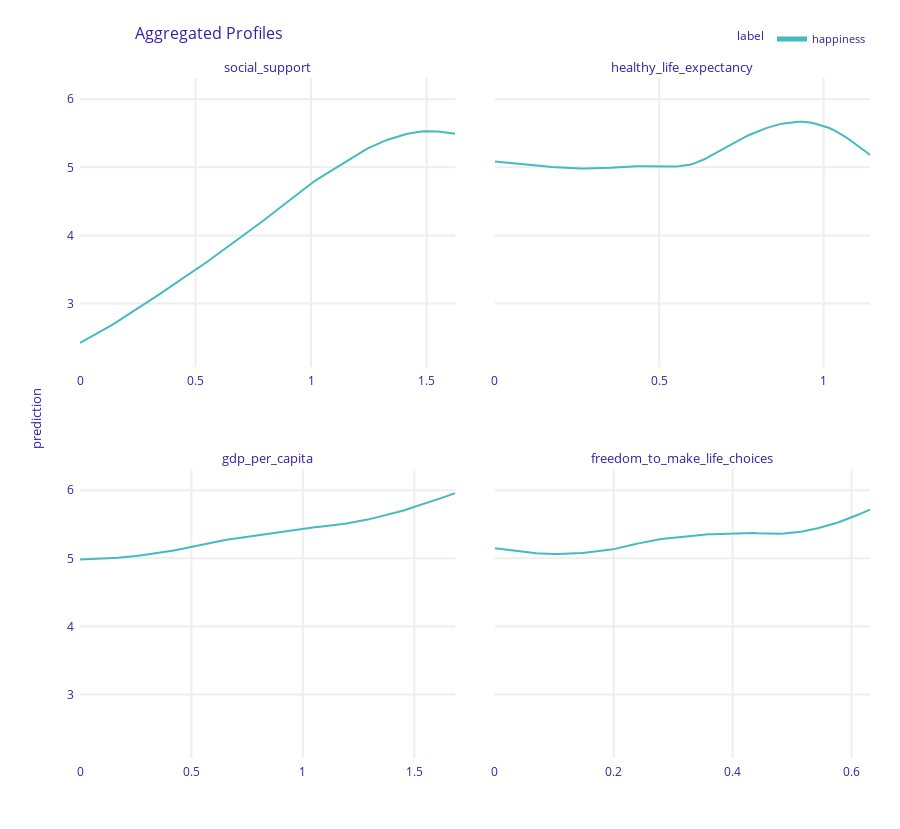

Write notebook code for a chart like this one.
### Code cell
explainer.model_profile().plot(variables=['social_support', 'healthy_life_expectancy',
                                          'gdp_per_capita', 'freedom_to_make_life_choices'])

### Figure 1 — Plotly figure (JSON) as saved in the notebook; plotly's stock layout.template omitted (floating-point values rounded to 4 significant figures; data arrays with more than 128 entries replaced by an {"elided": "..."} marker saying what was removed)
{"data": [{"customdata": {"elided": "101x3 mixed values"}, "hovertemplate": "<b>%{hovertext}</b><br><br>prediction=%{y:.3f}<br>mean_prediction=%{customdata[0]:.3f}<extra></extra>", "hovertext": ["happiness", "happiness", "happiness", "happiness", "happiness", "happiness", "happiness", "happiness", "happiness", "happiness", "happiness", "happiness", "happiness", "happiness", "happiness", "happiness", "happiness", "happiness", "happiness", "happiness", "happiness", "happiness", "happiness", "happiness", "happiness", "happiness", "happiness", "happiness", "happiness", "happiness", "happiness", "happiness", "happiness", "happiness", "happiness", "happiness", "happiness", "happiness", "happiness", "happiness", "happiness", "happiness", "happiness", "happiness", "happiness", "happiness", "happiness", "happiness", "happiness", "happiness", "happiness", "happiness", "happiness", "happiness", "happiness", "happiness", "happiness", "happiness", "happiness", "happiness", "happiness", "happiness", "happiness", "happiness", "happiness", "happiness", "happiness", "happiness", "happiness", "happiness", "happiness", "happiness", "happiness", "happiness", "happiness", "happiness", "happiness", "happiness", "happiness", "happiness", "happiness", "happiness", "happiness", "happiness", "happiness", "happiness", "happiness", "happiness", "happiness", "happiness", "happiness", "happiness", "happiness", "happiness", "happiness", "happiness", "happiness", "happiness", "happiness", "happiness", "happiness"], "legendgroup": "happiness", "line": {"color": "#46bac2", "dash": "solid", "width": 2}, "marker": {"symbol": "circle"}, "mode": "lines", "name": "happiness", "opacity": 1, "orientation": "v", "showlegend": true, "type": "scatter", "x": [0, 0.01624, 0.03248, 0.04872, 0.06496, 0.0812, 0.09744, 0.1137, 0.1299, 0.1462, 0.1624, 0.1786, 0.1949, 0.2111, 0.2274, 0.2436, 0.2598, 0.2761, 0.2923, 0.3086, 0.3248, 0.341, 0.3573, 0.3735, 0.3898, 0.406, 0.4222, 0.4385, 0.4547, 0.471, 0.4872, 0.5034, 0.5197, 0.5359, 0.5522, 0.5684, 0.5846, 0.6009, 0.6171, 0.6334, 0.6496, 0.6658, 0.6821, 0.6983, 0.7146, 0.7308, 0.747, 0.7633, 0.7795, 0.7958, 0.812, 0.8282, 0.8445, 0.8607, 0.877, 0.8932, 0.9094, 0.9257, 0.9419, 0.9582, 0.9744, 0.9906, 1.007, 1.023, 1.039, 1.056, 1.072, 1.088, 1.104, 1.121, 1.137, 1.153, 1.169, 1.186, 1.202, 1.218, 1.234, 1.25, 1.267, 1.283, 1.299, 1.315, 1.332, 1.348, 1.364, 1.38, 1.397, 1.413, 1.429, 1.445, 1.462, 1.478, 1.494, 1.51, 1.527, 1.543, 1.559, 1.575, 1.592, 1.608, 1.624], "xaxis": "x3", "y": [2.422, 2.451, 2.481, 2.511, 2.541, 2.572, 2.603, 2.636, 2.669, 2.702, 2.737, 2.772, 2.807, 2.842, 2.876, 2.912, 2.948, 2.983, 3.02, 3.057, 3.094, 3.131, 3.168, 3.204, 3.24, 3.277, 3.313, 3.35, 3.387, 3.424, 3.461, 3.499, 3.538, 3.578, 3.617, 3.657, 3.696, 3.736, 3.776, 3.816, 3.855, 3.895, 3.936, 3.976, 4.017, 4.058, 4.098, 4.139, 4.181, 4.223, 4.266, 4.31, 4.354, 4.397, 4.44, 4.485, 4.528, 4.572, 4.617, 4.66, 4.701, 4.741, 4.779, 4.815, 4.85, 4.884, 4.917, 4.949, 4.982, 5.016, 5.052, 5.086, 5.121, 5.153, 5.186, 5.222, 5.256, 5.286, 5.313, 5.339, 5.362, 5.385, 5.405, 5.424, 5.443, 5.462, 5.477, 5.49, 5.501, 5.513, 5.521, 5.528, 5.531, 5.533, 5.532, 5.527, 5.522, 5.516, 5.511, 5.503, 5.494], "yaxis": "y3"}, {"customdata": {"elided": "101x3 mixed values"}, "hovertemplate": "<b>%{hovertext}</b><br><br>prediction=%{y:.3f}<br>mean_prediction=%{customdata[0]:.3f}<extra></extra>", "hovertext": ["happiness", "happiness", "happiness", "happiness", "happiness", "happiness", "happiness", "happiness", "happiness", "happiness", "happiness", "happiness", "happiness", "happiness", "happiness", "happiness", "happiness", "happiness", "happiness", "happiness", "happiness", "happiness", "happiness", "happiness", "happiness", "happiness", "happiness", "happiness", "happiness", "happiness", "happiness", "happiness", "happiness", "happiness", "happiness", "happiness", "happiness", "happiness", "happiness", "happiness", "happiness", "happiness", "happiness", "happiness", "happiness", "happiness", "happiness", "happiness", "happiness", "happiness", "happiness", "happiness", "happiness", "happiness", "happiness", "happiness", "happiness", "happiness", "happiness", "happiness", "happiness", "happiness", "happiness", "happiness", "happiness", "happiness", "happiness", "happiness", "happiness", "happiness", "happiness", "happiness", "happiness", "happiness", "happiness", "happiness", "happiness", "happiness", "happiness", "happiness", "happiness", "happiness", "happiness", "happiness", "happiness", "happiness", "happiness", "happiness", "happiness", "happiness", "happiness", "happiness", "happiness", "happiness", "happiness", "happiness", "happiness", "happiness", "happiness", "happiness", "happiness"], "legendgroup": "happiness", "line": {"color": "#46bac2", "dash": "solid", "width": 2}, "marker": {"symbol": "circle"}, "mode": "lines", "name": "happiness", "opacity": 1, "orientation": "v", "showlegend": false, "type": "scatter", "x": [0, 0.01141, 0.02282, 0.03423, 0.04564, 0.05705, 0.06846, 0.07987, 0.09128, 0.1027, 0.1141, 0.1255, 0.1369, 0.1483, 0.1597, 0.1711, 0.1826, 0.194, 0.2054, 0.2168, 0.2282, 0.2396, 0.251, 0.2624, 0.2738, 0.2853, 0.2967, 0.3081, 0.3195, 0.3309, 0.3423, 0.3537, 0.3651, 0.3765, 0.3879, 0.3993, 0.4108, 0.4222, 0.4336, 0.445, 0.4564, 0.4678, 0.4792, 0.4906, 0.502, 0.5134, 0.5249, 0.5363, 0.5477, 0.5591, 0.5705, 0.5819, 0.5933, 0.6047, 0.6161, 0.6276, 0.639, 0.6504, 0.6618, 0.6732, 0.6846, 0.696, 0.7074, 0.7188, 0.7302, 0.7417, 0.7531, 0.7645, 0.7759, 0.7873, 0.7987, 0.8101, 0.8215, 0.8329, 0.8443, 0.8558, 0.8672, 0.8786, 0.89, 0.9014, 0.9128, 0.9242, 0.9356, 0.947, 0.9584, 0.9698, 0.9813, 0.9927, 1.004, 1.015, 1.027, 1.038, 1.05, 1.061, 1.073, 1.084, 1.095, 1.107, 1.118, 1.13, 1.141], "xaxis": "x4", "y": [5.084, 5.078, 5.072, 5.066, 5.06, 5.055, 5.049, 5.044, 5.038, 5.033, 5.028, 5.024, 5.02, 5.015, 5.011, 5.006, 5.002, 4.998, 4.995, 4.992, 4.989, 4.986, 4.984, 4.982, 4.982, 4.982, 4.983, 4.985, 4.987, 4.989, 4.99, 4.993, 4.997, 5.002, 5.007, 5.01, 5.013, 5.015, 5.016, 5.016, 5.015, 5.013, 5.012, 5.012, 5.011, 5.011, 5.011, 5.011, 5.012, 5.015, 5.02, 5.027, 5.039, 5.055, 5.073, 5.095, 5.122, 5.153, 5.183, 5.214, 5.245, 5.278, 5.311, 5.344, 5.375, 5.403, 5.43, 5.454, 5.479, 5.504, 5.527, 5.549, 5.569, 5.587, 5.605, 5.621, 5.635, 5.645, 5.652, 5.66, 5.666, 5.67, 5.671, 5.668, 5.66, 5.648, 5.634, 5.619, 5.602, 5.581, 5.556, 5.527, 5.495, 5.463, 5.427, 5.39, 5.351, 5.31, 5.267, 5.225, 5.182], "yaxis": "y4"}, {"customdata": {"elided": "101x3 mixed values"}, "hovertemplate": "<b>%{hovertext}</b><br><br>prediction=%{y:.3f}<br>mean_prediction=%{customdata[0]:.3f}<extra></extra>", "hovertext": ["happiness", "happiness", "happiness", "happiness", "happiness", "happiness", "happiness", "happiness", "happiness", "happiness", "happiness", "happiness", "happiness", "happiness", "happiness", "happiness", "happiness", "happiness", "happiness", "happiness", "happiness", "happiness", "happiness", "happiness", "happiness", "happiness", "happiness", "happiness", "happiness", "happiness", "happiness", "happiness", "happiness", "happiness", "happiness", "happiness", "happiness", "happiness", "happiness", "happiness", "happiness", "happiness", "happiness", "happiness", "happiness", "happiness", "happiness", "happiness", "happiness", "happiness", "happiness", "happiness", "happiness", "happiness", "happiness", "happiness", "happiness", "happiness", "happiness", "happiness", "happiness", "happiness", "happiness", "happiness", "happiness", "happiness", "happiness", "happiness", "happiness", "happiness", "happiness", "happiness", "happiness", "happiness", "happiness", "happiness", "happiness", "happiness", "happiness", "happiness", "happiness", "happiness", "happiness", "happiness", "happiness", "happiness", "happiness", "happiness", "happiness", "happiness", "happiness", "happiness", "happiness", "happiness", "happiness", "happiness", "happiness", "happiness", "happiness", "happiness", "happiness"], "legendgroup": "happiness", "line": {"color": "#46bac2", "dash": "solid", "width": 2}, "marker": {"symbol": "circle"}, "mode": "lines", "name": "happiness", "opacity": 1, "orientation": "v", "showlegend": false, "type": "scatter", "x": [0, 0.01684, 0.03368, 0.05052, 0.06736, 0.0842, 0.101, 0.1179, 0.1347, 0.1516, 0.1684, 0.1852, 0.2021, 0.2189, 0.2358, 0.2526, 0.2694, 0.2863, 0.3031, 0.32, 0.3368, 0.3536, 0.3705, 0.3873, 0.4042, 0.421, 0.4378, 0.4547, 0.4715, 0.4884, 0.5052, 0.522, 0.5389, 0.5557, 0.5726, 0.5894, 0.6062, 0.6231, 0.6399, 0.6568, 0.6736, 0.6904, 0.7073, 0.7241, 0.741, 0.7578, 0.7746, 0.7915, 0.8083, 0.8252, 0.842, 0.8588, 0.8757, 0.8925, 0.9094, 0.9262, 0.943, 0.9599, 0.9767, 0.9936, 1.01, 1.027, 1.044, 1.061, 1.078, 1.095, 1.111, 1.128, 1.145, 1.162, 1.179, 1.196, 1.212, 1.229, 1.246, 1.263, 1.28, 1.297, 1.314, 1.33, 1.347, 1.364, 1.381, 1.398, 1.415, 1.431, 1.448, 1.465, 1.482, 1.499, 1.516, 1.532, 1.549, 1.566, 1.583, 1.6, 1.617, 1.633, 1.65, 1.667, 1.684], "xaxis": "x", "y": [4.984, 4.987, 4.991, 4.993, 4.997, 4.999, 5.001, 5.003, 5.005, 5.007, 5.009, 5.013, 5.017, 5.022, 5.028, 5.035, 5.042, 5.05, 5.056, 5.062, 5.07, 5.078, 5.086, 5.096, 5.106, 5.116, 5.126, 5.138, 5.15, 5.162, 5.174, 5.186, 5.199, 5.211, 5.223, 5.234, 5.244, 5.253, 5.263, 5.273, 5.282, 5.29, 5.297, 5.306, 5.313, 5.321, 5.329, 5.338, 5.347, 5.356, 5.365, 5.374, 5.383, 5.391, 5.399, 5.406, 5.413, 5.42, 5.427, 5.434, 5.442, 5.448, 5.454, 5.46, 5.465, 5.47, 5.476, 5.482, 5.489, 5.496, 5.504, 5.512, 5.521, 5.53, 5.54, 5.55, 5.562, 5.575, 5.587, 5.601, 5.614, 5.628, 5.641, 5.655, 5.669, 5.684, 5.7, 5.717, 5.734, 5.751, 5.768, 5.786, 5.803, 5.822, 5.841, 5.861, 5.88, 5.9, 5.92, 5.939, 5.959], "yaxis": "y"}, {"customdata": {"elided": "101x3 mixed values"}, "hovertemplate": "<b>%{hovertext}</b><br><br>prediction=%{y:.3f}<br>mean_prediction=%{customdata[0]:.3f}<extra></extra>", "hovertext": ["happiness", "happiness", "happiness", "happiness", "happiness", "happiness", "happiness", "happiness", "happiness", "happiness", "happiness", "happiness", "happiness", "happiness", "happiness", "happiness", "happiness", "happiness", "happiness", "happiness", "happiness", "happiness", "happiness", "happiness", "happiness", "happiness", "happiness", "happiness", "happiness", "happiness", "happiness", "happiness", "happiness", "happiness", "happiness", "happiness", "happiness", "happiness", "happiness", "happiness", "happiness", "happiness", "happiness", "happiness", "happiness", "happiness", "happiness", "happiness", "happiness", "happiness", "happiness", "happiness", "happiness", "happiness", "happiness", "happiness", "happiness", "happiness", "happiness", "happiness", "happiness", "happiness", "happiness", "happiness", "happiness", "happiness", "happiness", "happiness", "happiness", "happiness", "happiness", "happiness", "happiness", "happiness", "happiness", "happiness", "happiness", "happiness", "happiness", "happiness", "happiness", "happiness", "happiness", "happiness", "happiness", "happiness", "happiness", "happiness", "happiness", "happiness", "happiness", "happiness", "happiness", "happiness", "happiness", "happiness", "happiness", "happiness", "happiness", "happiness", "happiness"], "legendgroup": "happiness", "line": {"color": "#46bac2", "dash": "solid", "width": 2}, "marker": {"symbol": "circle"}, "mode": "lines", "name": "happiness", "opacity": 1, "orientation": "v", "showlegend": false, "type": "scatter", "x": [0, 0.00631, 0.01262, 0.01893, 0.02524, 0.03155, 0.03786, 0.04417, 0.05048, 0.05679, 0.0631, 0.06941, 0.07572, 0.08203, 0.08834, 0.09465, 0.101, 0.1073, 0.1136, 0.1199, 0.1262, 0.1325, 0.1388, 0.1451, 0.1514, 0.1578, 0.1641, 0.1704, 0.1767, 0.183, 0.1893, 0.1956, 0.2019, 0.2082, 0.2145, 0.2208, 0.2272, 0.2335, 0.2398, 0.2461, 0.2524, 0.2587, 0.265, 0.2713, 0.2776, 0.2839, 0.2903, 0.2966, 0.3029, 0.3092, 0.3155, 0.3218, 0.3281, 0.3344, 0.3407, 0.347, 0.3534, 0.3597, 0.366, 0.3723, 0.3786, 0.3849, 0.3912, 0.3975, 0.4038, 0.4101, 0.4165, 0.4228, 0.4291, 0.4354, 0.4417, 0.448, 0.4543, 0.4606, 0.4669, 0.4732, 0.4796, 0.4859, 0.4922, 0.4985, 0.5048, 0.5111, 0.5174, 0.5237, 0.53, 0.5363, 0.5427, 0.549, 0.5553, 0.5616, 0.5679, 0.5742, 0.5805, 0.5868, 0.5931, 0.5994, 0.6058, 0.6121, 0.6184, 0.6247, 0.631], "xaxis": "x2", "y": [5.148, 5.14, 5.133, 5.126, 5.12, 5.113, 5.107, 5.101, 5.094, 5.088, 5.082, 5.077, 5.073, 5.07, 5.068, 5.066, 5.065, 5.064, 5.065, 5.066, 5.068, 5.072, 5.075, 5.079, 5.083, 5.088, 5.094, 5.099, 5.105, 5.113, 5.12, 5.129, 5.139, 5.15, 5.163, 5.177, 5.19, 5.203, 5.216, 5.229, 5.241, 5.252, 5.263, 5.272, 5.281, 5.289, 5.295, 5.301, 5.307, 5.312, 5.318, 5.325, 5.33, 5.333, 5.337, 5.343, 5.348, 5.353, 5.355, 5.356, 5.358, 5.361, 5.364, 5.367, 5.369, 5.372, 5.374, 5.375, 5.375, 5.372, 5.369, 5.366, 5.364, 5.362, 5.361, 5.362, 5.361, 5.364, 5.368, 5.373, 5.379, 5.386, 5.395, 5.404, 5.416, 5.429, 5.442, 5.456, 5.47, 5.484, 5.5, 5.518, 5.537, 5.557, 5.578, 5.599, 5.622, 5.645, 5.667, 5.69, 5.714], "yaxis": "y2"}], "layout": {"annotations": [{"font": {"size": 13}, "showarrow": false, "text": "gdp_per_capita", "x": 0.2375, "xanchor": "center", "xref": "paper", "y": 0.425, "yanchor": "bottom", "yref": "paper"}, {"font": {"size": 13}, "showarrow": false, "text": "freedom_to_make_life_choices", "x": 0.7625, "xanchor": "center", "xref": "paper", "y": 0.425, "yanchor": "bottom", "yref": "paper"}, {"font": {"size": 13}, "showarrow": false, "text": "social_support", "x": 0.2375, "xanchor": "center", "xref": "paper", "y": 1, "yanchor": "bottom", "yref": "paper"}, {"font": {"size": 13}, "showarrow": false, "text": "healthy_life_expectancy", "x": 0.7625, "xanchor": "center", "xref": "paper", "y": 1, "yanchor": "bottom", "yref": "paper"}, {"font": {"size": 13}, "showarrow": false, "text": "prediction", "textangle": -90, "x": -0.07, "xref": "paper", "y": 0.5, "yref": "paper"}], "font": {"color": "#371ea3"}, "height": 829, "hovermode": "x unified", "legend": {"font": {"size": 11}, "itemsizing": "constant", "orientation": "h", "title": {"font": {"size": 12}, "text": "label"}, "tracegroupgap": 0, "x": 1, "xanchor": "right", "y": 1.036, "yanchor": "bottom"}, "margin": {"b": 71, "r": 30, "t": 78}, "title": {"font": {"size": 16}, "text": "Aggregated Profiles", "x": 0.15}, "xaxis": {"anchor": "y", "automargin": true, "domain": [0, 0.475], "fixedrange": true, "gridwidth": 2, "showticklabels": true, "tickcolor": "white", "ticklen": 3, "ticks": "outside", "title": {"text": ""}, "type": "linear", "zeroline": false}, "xaxis2": {"anchor": "y2", "automargin": true, "domain": [0.525, 1], "fixedrange": true, "gridwidth": 2, "showticklabels": true, "tickcolor": "white", "ticklen": 3, "ticks": "outside", "title": {"text": ""}, "type": "linear", "zeroline": false}, "xaxis3": {"anchor": "y3", "automargin": true, "domain": [0, 0.475], "fixedrange": true, "gridwidth": 2, "showticklabels": true, "tickcolor": "white", "ticklen": 3, "ticks": "outside", "title": {"text": ""}, "type": "linear", "zeroline": false}, "xaxis4": {"anchor": "y4", "automargin": true, "domain": [0.525, 1], "fixedrange": true, "gridwidth": 2, "showticklabels": true, "tickcolor": "white", "ticklen": 3, "ticks": "outside", "title": {"text": ""}, "type": "linear", "zeroline": false}, "yaxis": {"anchor": "x", "automargin": true, "domain": [0, 0.425], "fixedrange": true, "gridwidth": 2, "range": [2.068, 6.312], "tickcolor": "white", "ticklen": 3, "ticks": "outside", "title": {"text": ""}, "type": "linear", "zeroline": false}, "yaxis2": {"anchor": "x2", "automargin": true, "domain": [0, 0.425], "fixedrange": true, "gridwidth": 2, "matches": "y", "range": [2.068, 6.312], "showticklabels": false, "tickcolor": "white", "ticklen": 3, "ticks": "outside", "title": {"text": ""}, "type": "linear", "zeroline": false}, "yaxis3": {"anchor": "x3", "automargin": true, "domain": [0.575, 1], "fixedrange": true, "gridwidth": 2, "matches": "y", "range": [2.068, 6.312], "tickcolor": "white", "ticklen": 3, "ticks": "outside", "title": {"text": ""}, "type": "linear", "zeroline": false}, "yaxis4": {"anchor": "x4", "automargin": true, "domain": [0.575, 1], "fixedrange": true, "gridwidth": 2, "matches": "y", "range": [2.068, 6.312], "showticklabels": false, "tickcolor": "white", "ticklen": 3, "ticks": "outside", "title": {"text": ""}, "type": "linear", "zeroline": false}}}
